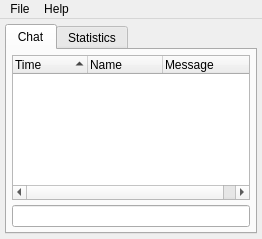
<?xml version="1.0" encoding="UTF-8"?>
<ui version="4.0">
 <class>MainWindow</class>
 <widget class="QMainWindow" name="MainWindow">
  <property name="geometry">
   <rect>
    <x>0</x>
    <y>0</y>
    <width>262</width>
    <height>239</height>
   </rect>
  </property>
  <property name="windowTitle">
   <string>Twitch IRC Bot v1.0</string>
  </property>
  <property name="windowIcon">
   <iconset resource="media.qrc">
    <normaloff>:/icons/icons/Gnome-Input-Gaming.ico</normaloff>:/icons/icons/Gnome-Input-Gaming.ico</iconset>
  </property>
  <widget class="QWidget" name="centralwidget">
   <layout class="QVBoxLayout" name="verticalLayout_4">
    <property name="spacing">
     <number>0</number>
    </property>
    <property name="margin">
     <number>0</number>
    </property>
    <item>
     <widget class="QStackedWidget" name="stackedWidget_main">
      <property name="currentIndex">
       <number>1</number>
      </property>
      <widget class="QWidget" name="page_3">
       <layout class="QVBoxLayout" name="verticalLayout_5">
        <property name="spacing">
         <number>5</number>
        </property>
        <property name="margin">
         <number>5</number>
        </property>
        <item>
         <widget class="QFrame" name="frame">
          <property name="frameShape">
           <enum>QFrame::StyledPanel</enum>
          </property>
          <property name="frameShadow">
           <enum>QFrame::Raised</enum>
          </property>
          <layout class="QHBoxLayout" name="horizontalLayout">
           <property name="spacing">
            <number>0</number>
           </property>
           <property name="margin">
            <number>0</number>
           </property>
           <item>
            <spacer name="horizontalSpacer">
             <property name="orientation">
              <enum>Qt::Horizontal</enum>
             </property>
             <property name="sizeHint" stdset="0">
              <size>
               <width>40</width>
               <height>20</height>
              </size>
             </property>
            </spacer>
           </item>
           <item>
            <widget class="QLabel" name="label">
             <property name="text">
              <string/>
             </property>
             <property name="pixmap">
              <pixmap resource="media.qrc">:/images/landingLogo_v1.png</pixmap>
             </property>
             <property name="scaledContents">
              <bool>false</bool>
             </property>
            </widget>
           </item>
           <item>
            <spacer name="horizontalSpacer_2">
             <property name="orientation">
              <enum>Qt::Horizontal</enum>
             </property>
             <property name="sizeHint" stdset="0">
              <size>
               <width>40</width>
               <height>20</height>
              </size>
             </property>
            </spacer>
           </item>
          </layout>
         </widget>
        </item>
        <item>
         <widget class="QCommandLinkButton" name="commandLinkButton_authenticate">
          <property name="text">
           <string>Authenticate as: opopbot</string>
          </property>
          <property name="icon">
           <iconset resource="media.qrc">
            <normaloff>:/icons/icons/Gnome-Emblem-Web.ico</normaloff>:/icons/icons/Gnome-Emblem-Web.ico</iconset>
          </property>
          <property name="autoDefault">
           <bool>true</bool>
          </property>
          <property name="default">
           <bool>true</bool>
          </property>
          <property name="description">
           <string>Room: #rpigamer</string>
          </property>
         </widget>
        </item>
        <item>
         <widget class="QFrame" name="frame_2">
          <property name="frameShape">
           <enum>QFrame::StyledPanel</enum>
          </property>
          <property name="frameShadow">
           <enum>QFrame::Raised</enum>
          </property>
          <layout class="QHBoxLayout" name="horizontalLayout_2">
           <property name="spacing">
            <number>0</number>
           </property>
           <property name="margin">
            <number>0</number>
           </property>
           <item>
            <spacer name="horizontalSpacer_4">
             <property name="orientation">
              <enum>Qt::Horizontal</enum>
             </property>
             <property name="sizeHint" stdset="0">
              <size>
               <width>40</width>
               <height>20</height>
              </size>
             </property>
            </spacer>
           </item>
           <item>
            <widget class="QPushButton" name="pushButton_manage_accounts">
             <property name="sizePolicy">
              <sizepolicy hsizetype="Maximum" vsizetype="Fixed">
               <horstretch>0</horstretch>
               <verstretch>0</verstretch>
              </sizepolicy>
             </property>
             <property name="text">
              <string>Manage Accounts </string>
             </property>
             <property name="icon">
              <iconset resource="media.qrc">
               <normaloff>:/icons/icons/Gnome-Dialog-Password.ico</normaloff>:/icons/icons/Gnome-Dialog-Password.ico</iconset>
             </property>
             <property name="iconSize">
              <size>
               <width>32</width>
               <height>32</height>
              </size>
             </property>
             <property name="flat">
              <bool>false</bool>
             </property>
            </widget>
           </item>
           <item>
            <spacer name="horizontalSpacer_3">
             <property name="orientation">
              <enum>Qt::Horizontal</enum>
             </property>
             <property name="sizeHint" stdset="0">
              <size>
               <width>56</width>
               <height>20</height>
              </size>
             </property>
            </spacer>
           </item>
          </layout>
         </widget>
        </item>
        <item>
         <spacer name="verticalSpacer">
          <property name="orientation">
           <enum>Qt::Vertical</enum>
          </property>
          <property name="sizeHint" stdset="0">
           <size>
            <width>20</width>
            <height>40</height>
           </size>
          </property>
         </spacer>
        </item>
       </layout>
      </widget>
      <widget class="QWidget" name="page_4">
       <layout class="QVBoxLayout" name="verticalLayout">
        <property name="spacing">
         <number>5</number>
        </property>
        <property name="margin">
         <number>5</number>
        </property>
        <item>
         <widget class="QTabWidget" name="tabWidget">
          <property name="currentIndex">
           <number>0</number>
          </property>
          <widget class="QWidget" name="chatview">
           <attribute name="icon">
            <iconset resource="media.qrc">
             <normaloff>:/icons/icons/Gnome-Computer.ico</normaloff>:/icons/icons/Gnome-Computer.ico</iconset>
           </attribute>
           <attribute name="title">
            <string>Chat</string>
           </attribute>
           <layout class="QVBoxLayout" name="verticalLayout_2">
            <property name="spacing">
             <number>5</number>
            </property>
            <property name="margin">
             <number>5</number>
            </property>
            <item>
             <widget class="QTreeWidget" name="treeWidget_chat">
              <property name="editTriggers">
               <set>QAbstractItemView::NoEditTriggers</set>
              </property>
              <property name="alternatingRowColors">
               <bool>true</bool>
              </property>
              <property name="indentation">
               <number>0</number>
              </property>
              <property name="rootIsDecorated">
               <bool>false</bool>
              </property>
              <property name="itemsExpandable">
               <bool>false</bool>
              </property>
              <property name="sortingEnabled">
               <bool>true</bool>
              </property>
              <property name="animated">
               <bool>true</bool>
              </property>
              <attribute name="headerCascadingSectionResizes">
               <bool>true</bool>
              </attribute>
              <attribute name="headerDefaultSectionSize">
               <number>75</number>
              </attribute>
              <attribute name="headerMinimumSectionSize">
               <number>10</number>
              </attribute>
              <attribute name="headerStretchLastSection">
               <bool>true</bool>
              </attribute>
              <column>
               <property name="text">
                <string>Time</string>
               </property>
               <property name="icon">
                <iconset resource="media.qrc">
                 <normaloff>:/icons/icons/Gnome-Emblem-Urgent.ico</normaloff>:/icons/icons/Gnome-Emblem-Urgent.ico</iconset>
               </property>
              </column>
              <column>
               <property name="text">
                <string>Name</string>
               </property>
               <property name="icon">
                <iconset resource="media.qrc">
                 <normaloff>:/icons/icons/Gnome-Input-Gaming.ico</normaloff>:/icons/icons/Gnome-Input-Gaming.ico</iconset>
               </property>
              </column>
              <column>
               <property name="text">
                <string>Message</string>
               </property>
               <property name="icon">
                <iconset resource="media.qrc">
                 <normaloff>:/icons/icons/Gnome-Dialog-Warning.ico</normaloff>:/icons/icons/Gnome-Dialog-Warning.ico</iconset>
               </property>
              </column>
             </widget>
            </item>
            <item>
             <widget class="QLineEdit" name="lineEdit"/>
            </item>
           </layout>
          </widget>
          <widget class="QWidget" name="statistics">
           <attribute name="icon">
            <iconset resource="media.qrc">
             <normaloff>:/icons/icons/Gnome-Emblem-System.ico</normaloff>:/icons/icons/Gnome-Emblem-System.ico</iconset>
           </attribute>
           <attribute name="title">
            <string>Statistics</string>
           </attribute>
           <layout class="QVBoxLayout" name="verticalLayout_3">
            <property name="spacing">
             <number>5</number>
            </property>
            <property name="margin">
             <number>5</number>
            </property>
           </layout>
          </widget>
         </widget>
        </item>
       </layout>
      </widget>
     </widget>
    </item>
   </layout>
  </widget>
  <widget class="QMenuBar" name="menubar">
   <property name="geometry">
    <rect>
     <x>0</x>
     <y>0</y>
     <width>262</width>
     <height>21</height>
    </rect>
   </property>
   <widget class="QMenu" name="menuFile">
    <property name="title">
     <string>File</string>
    </property>
    <addaction name="actionExit"/>
   </widget>
   <widget class="QMenu" name="menuHelp">
    <property name="title">
     <string>Help</string>
    </property>
    <addaction name="actionUser_Guide"/>
    <addaction name="separator"/>
    <addaction name="actionAbout"/>
   </widget>
   <addaction name="menuFile"/>
   <addaction name="menuHelp"/>
  </widget>
  <action name="actionExit">
   <property name="icon">
    <iconset>
     <normaloff>:/icons/H:/Users/student/workspace/Beezid/src/assets/image/system/icons/Gnome-Application-Exit.ico</normaloff>:/icons/H:/Users/student/workspace/Beezid/src/assets/image/system/icons/Gnome-Application-Exit.ico</iconset>
   </property>
   <property name="text">
    <string>Exit</string>
   </property>
   <property name="shortcut">
    <string>Ctrl+Q</string>
   </property>
  </action>
  <action name="actionUser_Guide">
   <property name="icon">
    <iconset resource="media.qrc">
     <normaloff>:/icons/icons/Gnome-Edit-Find.ico</normaloff>:/icons/icons/Gnome-Edit-Find.ico</iconset>
   </property>
   <property name="text">
    <string>User Guide</string>
   </property>
   <property name="shortcut">
    <string>Ctrl+G</string>
   </property>
  </action>
  <action name="actionAbout">
   <property name="icon">
    <iconset resource="media.qrc">
     <normaloff>:/icons/icons/Gnome-Dialog-Question.ico</normaloff>:/icons/icons/Gnome-Dialog-Question.ico</iconset>
   </property>
   <property name="text">
    <string>About</string>
   </property>
   <property name="shortcut">
    <string>Ctrl+I</string>
   </property>
  </action>
 </widget>
 <resources>
  <include location="media.qrc"/>
 </resources>
 <connections>
  <connection>
   <sender>actionExit</sender>
   <signal>triggered()</signal>
   <receiver>MainWindow</receiver>
   <slot>close()</slot>
   <hints>
    <hint type="sourcelabel">
     <x>-1</x>
     <y>-1</y>
    </hint>
    <hint type="destinationlabel">
     <x>215</x>
     <y>217</y>
    </hint>
   </hints>
  </connection>
 </connections>
</ui>
